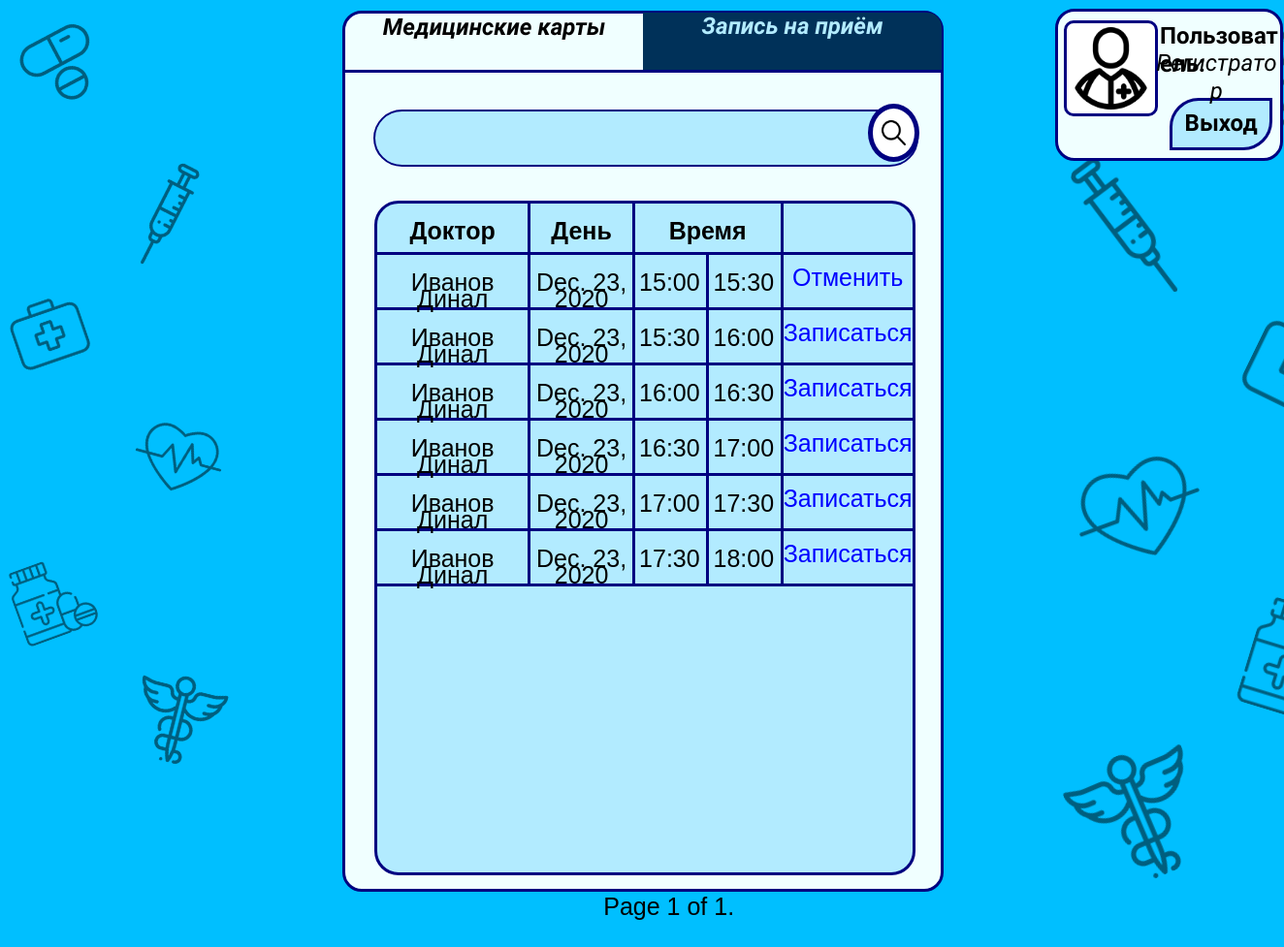
The app's page /receptionlist/ with its own data.
### registry/models.py (models this page shows, shortened)
class Reception(models.Model):
    id_Schedule = models.ForeignKey(Schedule, on_delete=models.CASCADE)
    day = models.DateField()
    reception_start_hour =models.IntegerField()
    reception_start_minute = models.IntegerField()
    reception_end_hour = models.IntegerField()
    reception_end_minute = models.IntegerField()
    status = models.BooleanField()
    patient_polis_OMS = models.CharField(max_length=150, blank=True)
    patient_FIO = models.CharField(max_length=16, blank=True)

class Schedule(models.Model):
    id_doctor=models.ForeignKey(Doctor, on_delete=models.CASCADE)
    day = models.DateField()
    time_reception = models.IntegerField()
    start_hour =models.IntegerField()
    start_minute = models.IntegerField()
    end_hour = models.IntegerField()
    end_minute = models.IntegerField()
    def __int__(self):
        return self.id

class Doctor(models.Model):
    surname = models.CharField(max_length=30)
    name = models.CharField(max_length=30)
    patronymic = models.CharField(max_length=30, blank=True)
    gender = models.CharField(max_length=1)
    room_number = models.IntegerField()
    phone_number = models.CharField(max_length=11)
    subdivisions = models.CharField(max_length=50)
    def __str__(self):
        return self.surname+" "+self.name

### registry/views.py (the view)
# urls.py: path('receptionlist/', views.ReceptionList, name='ReceptionList'),
def ReceptionList(request):
    if request.method == "GET":
        all_Reception = Reception.objects.all()
        reception_start_minute = {object.pk: object.reception_start_minute for object in all_Reception}
        reception_end_minute = {object.pk: object.reception_end_minute for object in all_Reception}
        for key in reception_start_minute:
            if reception_start_minute[key] == 0:
                reception_start_minute[key] = str("00")
        for key in reception_end_minute:
            if reception_end_minute[key] == 0:
                reception_end_minute[key] = str("00")
        paginator = Paginator(all_Reception, 11)  # Show 25 contacts per page
        page = request.GET.get('page')
        try:
            receptions = paginator.page(page)
        except PageNotAnInteger:
            receptions = paginator.page(1)
        except EmptyPage:
            receptions = paginator.page(paginator.num_pages)
        context = {
            'receptions': receptions,
            'reception_start_minute': reception_start_minute,
            'reception_end_minute': reception_end_minute,
        }
        return render(request, "receptionlist.html", context=context)

### registry/templatetags/tags.py (called while the page is built)
@register.filter
def get_doctor(shedule_id):
    for shed in Schedule.objects.filter(id=shedule_id):
        return shed.id_doctor

### registry/templates/receptionlist.html (shortened to what this page needs)
<!DOCTYPE html>
<html class="nojs html" lang="ru-RU">
 <head>
  <link rel="stylesheet" type="text/css" href="/static/css/site_global.css?crc=444006867"/>
  <link rel="stylesheet" type="text/css" href="/static/css/receptionlist.css?crc=356168397" id="pagesheet"/>
 </head>
 <body>
  <div class="clearfix borderbox" id="page">
   <div class="position_content" id="page_position_content">
    <div class="browser_width colelem" id="u6608-bw">
     <div id="u6608">
      <div class="clearfix" id="u6608_align_to_page">
       <div class="clearfix grpelem" id="u6584">
        <div class="clearfix grpelem" id="pu6591">
         <div class="clip_frame colelem" id="u6591" data-mu-ie-matrix="progid:DXImageTransform.Microsoft.Matrix(M11=0.9563,M12=-0.2924,M21=0.2924,M22=0.9563,SizingMethod='auto expand')" data-mu-ie-matrix-dx="-14" data-mu-ie-matrix-dy="-14">
          <img class="block" id="u6591_img" src="/static/images/pills.png?crc=3958534910" alt="" data-heightwidthratio="1" data-image-width="110" data-image-height="110"/>
         </div>
         <div class="clip_frame colelem" id="u6595" data-mu-ie-matrix="progid:DXImageTransform.Microsoft.Matrix(M11=0.9455,M12=0.3256,M21=-0.3256,M22=0.9455,SizingMethod='auto expand')" data-mu-ie-matrix-dx="-15" data-mu-ie-matrix-dy="-15">
          <img class="block" id="u6595_img" src="/static/images/first-aid-kit.png?crc=523093676" alt="" data-heightwidthratio="1" data-image-width="107" data-image-height="107"/>
         </div>
         <div class="clip_frame colelem" id="u6593" data-mu-ie-matrix="progid:DXImageTransform.Microsoft.Matrix(M11=0.9397,M12=0.342,M21=-0.342,M22=0.9397,SizingMethod='auto expand')" data-mu-ie-matrix-dx="-16" data-mu-ie-matrix-dy="-16">
          <img class="block" id="u6593_img" src="/static/images/medicine.png?crc=212170396" alt="" data-heightwidthratio="1" data-image-width="114" data-image-height="114"/>
         </div>
        </div>
        <div class="clearfix grpelem" id="pu6587">
         <div class="clip_frame colelem" id="u6587" data-mu-ie-matrix="progid:DXImageTransform.Microsoft.Matrix(M11=0.9511,M12=0.309,M21=-0.309,M22=0.9511,SizingMethod='auto expand')" data-mu-ie-matrix-dx="-16" data-mu-ie-matrix-dy="-16">
          <img class="block" id="u6587_img" src="/static/images/syringe.png?crc=315584796" alt="" data-heightwidthratio="1" data-image-width="125" data-image-height="125"/>
         </div>
         <div class="clip_frame colelem" id="u6589" data-mu-ie-matrix="progid:DXImageTransform.Microsoft.Matrix(M11=0.9659,M12=-0.2588,M21=0.2588,M22=0.9659,SizingMethod='auto expand')" data-mu-ie-matrix-dx="-15" data-mu-ie-matrix-dy="-15">
          <img class="block" id="u6589_img" src="/static/images/heart.png?crc=32010908" alt="" data-heightwidthratio="1" data-image-width="132" data-image-height="132"/>
         </div>
         <div class="clip_frame colelem" id="u6585" data-mu-ie-matrix="progid:DXImageTransform.Microsoft.Matrix(M11=0.9703,M12=-0.2419,M21=0.2419,M22=0.9703,SizingMethod='auto expand')" data-mu-ie-matrix-dx="-14" data-mu-ie-matrix-dy="-14">
          <img class="block" id="u6585_img" src="/static/images/pharmacy.png?crc=4015191175" alt="" data-heightwidthratio="1" data-image-width="132" data-image-height="132"/>
         </div>
        </div>
       </div>
       <div class="rounded-corners clearfix grpelem" id="u6567">
        <div class="position_content" id="u6567_position_content">
         <div class="clearfix colelem" id="pu6568">
          <a class="nonblock nontext rounded-corners clearfix grpelem" id="u6484-4" href="{% url 'RegistratorSearch' %}"><p id="u1972-2">Медицинские карты</p></a>
          <a class="nonblock nontext rounded-corners clearfix grpelem" id="u6483-4" href="{% url 'ReceptionList' %}"><p id="u1971-2">Запись на приём</p></a>
         </div>
         <div class="colelem" id="u6569"></div>
          <form action="{% url 'SearchReception' %}">
         <div class="clearfix colelem" id="u6602">
          <input name="search" value="{{reception_name}}" class="rounded-corners clearfix grpelem" id="u6605">
           <div class="rounded-corners clearfix grpelem" id="u6606">
            <button class="clip_frame grpelem" id="u6603">
             <img class="block" id="u6603_img" src="/static/images/loupe.png?crc=161762781" alt="" data-heightwidthratio="1" data-image-width="37" data-image-height="37"/>
            </button>
           </div>
         </div>
           </form>
         <div class="rounded-corners colelem" id="u6598">
          <form>
           {% load tags %}
          <table>
           <tr>
            <td id="doctor-name">Доктор</td>
            <td id="day-name">День</td>
            <td colspan="4" id="time-name">Время</td>
            <td></td>
           </tr>
          {% for reception in receptions %}
           <tr>
            <td id="doctor">{{ reception.id_Schedule|get_doctor }}</td>
           <td id="day">{{reception.day}}</td>
            <td id="reception_start_hour">{{reception.reception_start_hour}}:</td>
            {% for key, value in reception_start_minute.items %}
           {% if key == reception.id %}<td id="reception_start_minute">{{ value }}</td>{% endif %}
            {% endfor %}
           <td id="reception_end_hour">{{reception.reception_end_hour}}:</td>
            {% for key, value in reception_end_minute.items %}
           {% if key == reception.id %}<td id="reception_end_minute">{{value}}</td>{% endif %}
            {% endfor %}
            {% if reception.status == False %}
             <td id="edit"><a id="edit-1" href="{% url 'MakeAnapPointment' reception.id %}">Записаться</a></td>
            {% else %}
            <td id="delete"><a id="delete-1" href="{% url 'DeleteReception' reception.id %}">Отменить</a></td>
            {% endif %}
          </tr>
           {% endfor %}
          </table>
           <div class="pagination">
            <span class="step-links">
             <span class="current">
              Page {{ receptions.number }} of {{ receptions.paginator.num_pages }}.
             </span>
            </span>
           </div>
           </form>
         </div>
        </div>
       </div>
       <div class="clearfix grpelem" id="pu6571">
        <div class="clearfix grpelem" id="u6571">
         <div class="clearfix grpelem" id="pu6582">
          <div class="clip_frame colelem" id="u6582" data-mu-ie-matrix="progid:DXImageTransform.Microsoft.Matrix(M11=0.1392,M12=0.9903,M21=-0.9903,M22=0.1392,SizingMethod='auto expand')" data-mu-ie-matrix-dx="-8" data-mu-ie-matrix-dy="-8" data-sizePolicy="fixed" data-pintopage="page_fluidx">
           <img class="block" id="u6582_img" src="/static/images/syringe.png?crc=315584796" alt="" width="125" height="125"/>
          </div>
          <div class="clip_frame colelem" id="u6578" data-mu-ie-matrix="progid:DXImageTransform.Microsoft.Matrix(M11=0.9397,M12=0.342,M21=-0.342,M22=0.9397,SizingMethod='auto expand')" data-mu-ie-matrix-dx="-19" data-mu-ie-matrix-dy="-19" data-sizePolicy="fixed" data-pintopage="page_fluidx">
           <img class="block" id="u6578_img" src="/static/images/heart.png?crc=32010908" alt="" width="132" height="132"/>
          </div>
          <div class="clip_frame colelem" id="u6576" data-mu-ie-matrix="progid:DXImageTransform.Microsoft.Matrix(M11=0.9205,M12=0.3907,M21=-0.3907,M22=0.9205,SizingMethod='auto expand')" data-mu-ie-matrix-dx="-21" data-mu-ie-matrix-dy="-21" data-sizePolicy="fixed" data-pintopage="page_fluidx">
           <img class="block" id="u6576_img" src="/static/images/pharmacy.png?crc=4015191175" alt="" width="132" height="132"/>
          </div>
         </div>
         <div class="clearfix grpelem" id="pu6572">
          <div class="colelem" id="u6572" data-mu-ie-matrix="progid:DXImageTransform.Microsoft.Matrix(M11=0.9563,M12=-0.2924,M21=0.2924,M22=0.9563,SizingMethod='auto expand')" data-mu-ie-matrix-dx="-14" data-mu-ie-matrix-dy="-14" data-sizePolicy="fixed" data-pintopage="page_fluidx">
          </div>
          <div class="clip_frame colelem" id="u6574" data-mu-ie-matrix="progid:DXImageTransform.Microsoft.Matrix(M11=0.8988,M12=-0.4384,M21=0.4384,M22=0.8988,SizingMethod='auto expand')" data-mu-ie-matrix-dx="-18" data-mu-ie-matrix-dy="-18" data-sizePolicy="fixed" data-pintopage="page_fluidx">
           <img class="block" id="u6574_img" src="/static/images/first-aid-kit.png?crc=523093676" alt="" width="107" height="107"/>
          </div>
          <div class="clip_frame colelem" id="u6580" data-mu-ie-matrix="progid:DXImageTransform.Microsoft.Matrix(M11=0.9563,M12=-0.2924,M21=0.2924,M22=0.9563,SizingMethod='auto expand')" data-mu-ie-matrix-dx="-14" data-mu-ie-matrix-dy="-14" data-sizePolicy="fixed" data-pintopage="page_fluidx">
           <img class="block" id="u6580_img" src="/static/images/medicine.png?crc=212170396" alt="" width="114" height="114"/>
          </div>
         </div>
        </div>
        <div class="rounded-corners clearfix grpelem" id="u6557">
         <div class="rounded-corners clearfix grpelem" id="u6558">
          <div class="clip_frame grpelem" id="u6554">
           <img class="block" id="u6554_img" src="/static/images/doctor.png?crc=3953821147" alt="" data-heightwidthratio="1" data-image-width="123" data-image-height="123"/>
          </div>
         </div>
         <div class="clearfix grpelem" id="u6559-4">
          <p>Пользователь:</p>
         </div>
         <a class="nonblock nontext rounded-corners clearfix grpelem" id="u6556-4" href="{% url 'registry' %}"><p id="u6556-2"><span id="u6556">Выход</span></p></a>
         <div class="clearfix grpelem" id="u7788-4">
          <p>Регистратор</p>
         </div>
        </div>
       </div>
      </div>
     </div>
    </div>
   </div>
  </div>
</body>
</html>

### registry/static/css/site_global.css (style rules this page uses)
html { max-height: 100%; min-width: 100%; -ms-text-size-adjust: none; }
body, div, dl, dt, dd, ul, ol, li, nav, h1, h2, h3, h4, h5, h6, pre, code, form, fieldset, legend, input, button, textarea, p, blockquote, th, td, a { margin: 0px; padding: 0px; border-width: 0px; border-style: solid; border-color: transparent; -webkit-transform-origin: left top; -ms-transform-origin: left top; -o-transform-origin: left top; transform-origin: left top; background-repeat: no-repeat; }
table { border-collapse: collapse; border-spacing: 0px; }
fieldset, img { border: 0px; border-style: solid; -webkit-transform-origin: left top; -ms-transform-origin: left top; -o-transform-origin: left top; transform-origin: left top; }
input, button, textarea, select, optgroup, option { font-family: inherit; font-size: inherit; font-style: inherit; font-weight: inherit; }
body { font-family: Arial, Helvetica Neue, Helvetica, sans-serif; text-align: left; font-size: 25px; line-height: 17px; word-wrap: break-word; text-rendering: optimizeLegibility; -moz-font-feature-settings: 'liga'; -ms-font-feature-settings: 'liga'; -webkit-font-feature-settings: 'liga'; font-feature-settings: 'liga'; }
a:link { color: #0000FF; text-decoration: none; }
a.nontext { color: black; text-decoration: none; font-style: normal; font-weight: normal; }
.colelem { display: inline; float: left; clear: both; }
.clearfix:after { content: "\0020"; visibility: hidden; display: block; height: 0px; clear: both; }
.clip_frame { overflow: hidden; }
.position_content, .excludeFromNormalFlow { float: left; }
.MenuBar .SubMenuVisible, .MenuBarVertical .SubMenuVisible, .MenuBar .SubMenu .SubMenuVisible, .popup_element.Active, span.actAsPara, .actAsDiv, a.nonblock.nontext, img.block { display: block; }
.borderbox { -moz-box-sizing: border-box; -webkit-box-sizing: border-box; -ms-box-sizing: border-box; box-sizing: border-box; }
.browser_width>* { position: absolute; left: 0px; right: 0px; }
.grpelem, .accordion_wrapper { display: inline; float: left; }
p, h1, h2, h3, h4, h5, h6, ol, ul, span.actAsPara { max-height: 1000000px; }
@media screen and (-webkit-min-device-pixel-ratio:0) { body { text-rendering: auto; } }

### records on screen
Reception: id_Schedule|get_doctor "Иванов Динал", day "Dec. 23, 2020", reception_start_hour "15", reception_start_minute "00", reception_end_hour "15", reception_end_minute "30", status "Отменить"
Reception: id_Schedule|get_doctor "Иванов Динал", day "Dec. 23, 2020", reception_start_hour "15", reception_start_minute "30", reception_end_hour "16", reception_end_minute "00", status "Записаться"
Reception: id_Schedule|get_doctor "Иванов Динал", day "Dec. 23, 2020", reception_start_hour "16", reception_start_minute "00", reception_end_hour "16", reception_end_minute "30", status "Записаться"
Reception: id_Schedule|get_doctor "Иванов Динал", day "Dec. 23, 2020", reception_start_hour "16", reception_start_minute "30", reception_end_hour "17", reception_end_minute "00", status "Записаться"
Reception: id_Schedule|get_doctor "Иванов Динал", day "Dec. 23, 2020", reception_start_hour "17", reception_start_minute "00", reception_end_hour "17", reception_end_minute "30", status "Записаться"
Reception: id_Schedule|get_doctor "Иванов Динал", day "Dec. 23, 2020", reception_start_hour "17", reception_start_minute "30", reception_end_hour "18", reception_end_minute "00", status "Записаться"

### other values on screen
{{ receptions.number }} "1"
{{ receptions.paginator.num_pages }} "1"
